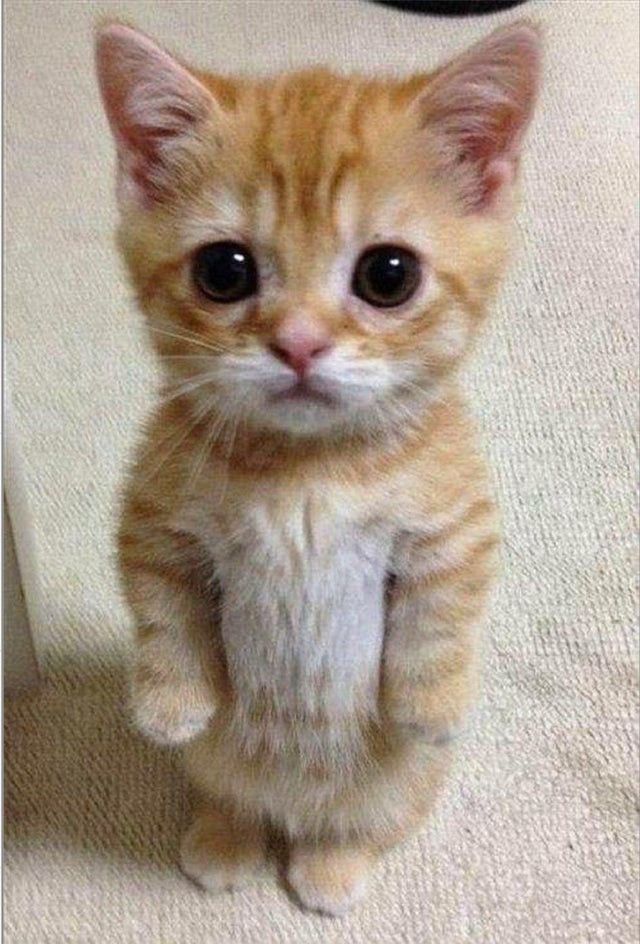
#> input picture engine/cat.jpg, 640 x 944 px
$ python fourier.py
#> lines starting #> are read from the running program, lines starting #| are printed output that depends on the picture
import cv2
import numpy as np

# Carregar imagem em escala de cinza
img = cv2.imread('cat.jpg', cv2.IMREAD_GRAYSCALE)
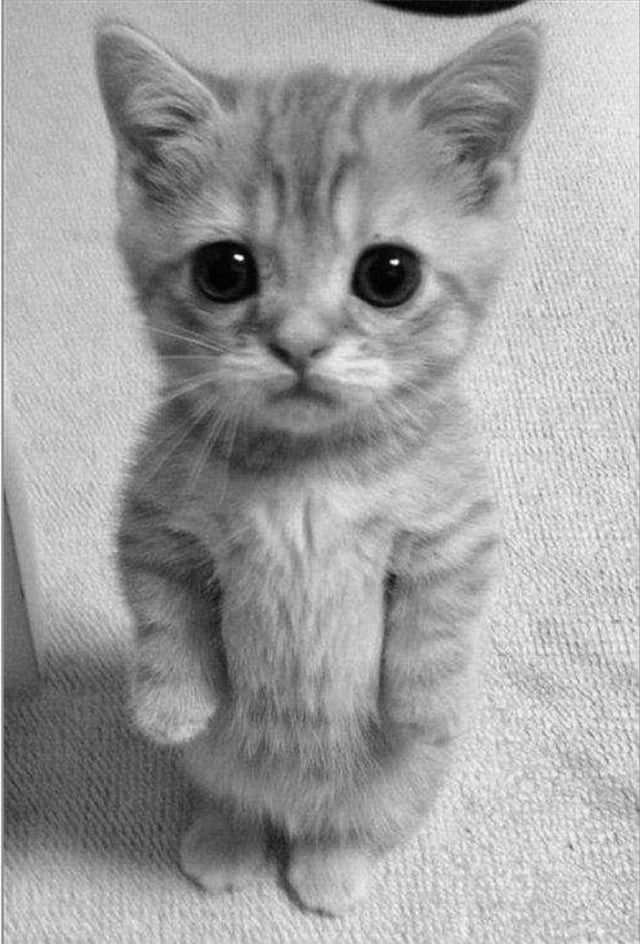
#> img: shape (944, 640); min 0, max 255, mean 160.5
#img = cv2.imread('uece.jpg', cv2.IMREAD_GRAYSCALE)

# Verificar se carregou corretamente
if img is None:
    raise ValueError("Erro ao carregar a imagem.")

# Transformada de Fourier
f = np.fft.fft2(img)
fshift = np.fft.fftshift(f)

# Magnitude do espectro (escala log)
magnitude_spectrum = 20 * np.log(np.abs(fshift) + 1)
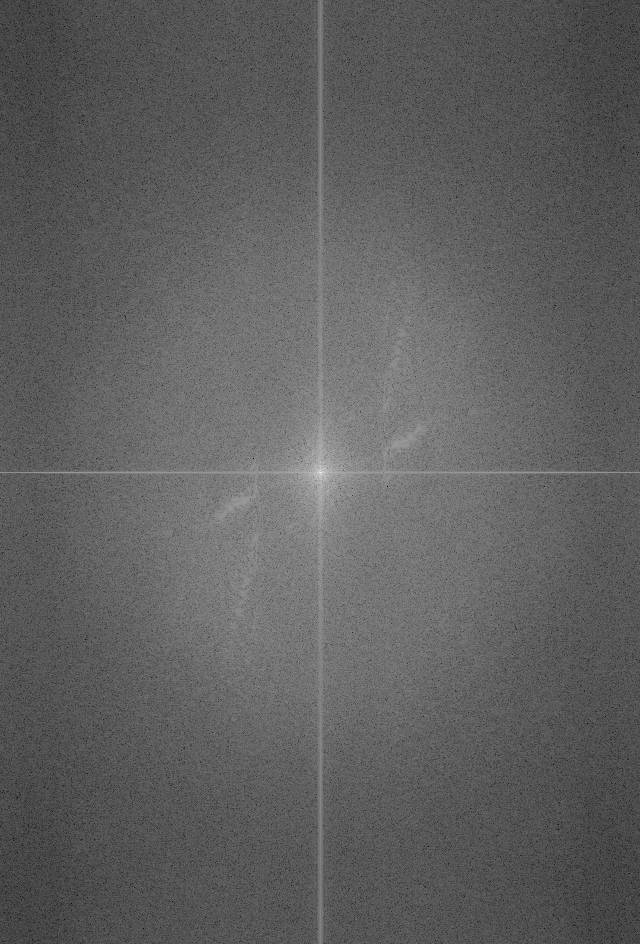
#> magnitude_spectrum: shape (944, 640) float64; min 22.45, max 367.8, mean 152.2; drawn with min black and max white

# Normalizar para 0–255 (uint8) para salvar como imagem
magnitude_norm = cv2.normalize(magnitude_spectrum, None, 0, 255, cv2.NORM_MINMAX)
magnitude_norm = np.uint8(magnitude_norm)

# Salvar imagens
cv2.imwrite('espectro_cat.png', magnitude_norm)
#cv2.imwrite('espectro_uece.png', magnitude_norm)
